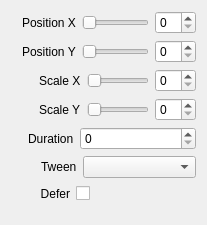
<?xml version="1.0" encoding="UTF-8"?>
<ui version="4.0">
 <class>InspectorGeometryWidget</class>
 <widget class="QWidget" name="InspectorGeometryWidget">
  <property name="geometry">
   <rect>
    <x>0</x>
    <y>0</y>
    <width>207</width>
    <height>224</height>
   </rect>
  </property>
  <property name="sizePolicy">
   <sizepolicy hsizetype="Expanding" vsizetype="Preferred">
    <horstretch>0</horstretch>
    <verstretch>0</verstretch>
   </sizepolicy>
  </property>
  <layout class="QVBoxLayout" name="verticalLayout">
   <item>
    <layout class="QHBoxLayout" name="horizontalLayoutPositionX">
     <item>
      <spacer name="horizontalSpacerPositionX">
       <property name="orientation">
        <enum>Qt::Horizontal</enum>
       </property>
       <property name="sizeType">
        <enum>QSizePolicy::Fixed</enum>
       </property>
       <property name="sizeHint" stdset="0">
        <size>
         <width>11</width>
         <height>20</height>
        </size>
       </property>
      </spacer>
     </item>
     <item>
      <widget class="QLabel" name="labelPositionX">
       <property name="text">
        <string>Position X</string>
       </property>
      </widget>
     </item>
     <item>
      <widget class="QSlider" name="sliderPositionX">
       <property name="orientation">
        <enum>Qt::Horizontal</enum>
       </property>
      </widget>
     </item>
     <item>
      <widget class="QSpinBox" name="spinBoxPositionX"/>
     </item>
    </layout>
   </item>
   <item>
    <layout class="QHBoxLayout" name="horizontalLayoutPositionY">
     <item>
      <spacer name="horizontalSpacerPositionY">
       <property name="orientation">
        <enum>Qt::Horizontal</enum>
       </property>
       <property name="sizeType">
        <enum>QSizePolicy::Fixed</enum>
       </property>
       <property name="sizeHint" stdset="0">
        <size>
         <width>11</width>
         <height>20</height>
        </size>
       </property>
      </spacer>
     </item>
     <item>
      <widget class="QLabel" name="labelPositionY">
       <property name="text">
        <string>Position Y</string>
       </property>
      </widget>
     </item>
     <item>
      <widget class="QSlider" name="sliderPositionY">
       <property name="orientation">
        <enum>Qt::Horizontal</enum>
       </property>
      </widget>
     </item>
     <item>
      <widget class="QSpinBox" name="spinBoxPositionY"/>
     </item>
    </layout>
   </item>
   <item>
    <layout class="QHBoxLayout" name="horizontalLayoutScaleX">
     <item>
      <spacer name="horizontalSpacerScaleX">
       <property name="orientation">
        <enum>Qt::Horizontal</enum>
       </property>
       <property name="sizeType">
        <enum>QSizePolicy::Fixed</enum>
       </property>
       <property name="sizeHint" stdset="0">
        <size>
         <width>28</width>
         <height>20</height>
        </size>
       </property>
      </spacer>
     </item>
     <item>
      <widget class="QLabel" name="labelScaleX">
       <property name="text">
        <string>Scale X</string>
       </property>
      </widget>
     </item>
     <item>
      <widget class="QSlider" name="sliderScaleX">
       <property name="orientation">
        <enum>Qt::Horizontal</enum>
       </property>
      </widget>
     </item>
     <item>
      <widget class="QSpinBox" name="spinBoxScaleX"/>
     </item>
    </layout>
   </item>
   <item>
    <layout class="QHBoxLayout" name="horizontalLayoutScaleY">
     <item>
      <spacer name="horizontalSpacerScaleY">
       <property name="orientation">
        <enum>Qt::Horizontal</enum>
       </property>
       <property name="sizeType">
        <enum>QSizePolicy::Fixed</enum>
       </property>
       <property name="sizeHint" stdset="0">
        <size>
         <width>28</width>
         <height>20</height>
        </size>
       </property>
      </spacer>
     </item>
     <item>
      <widget class="QLabel" name="labelScaleY">
       <property name="text">
        <string>Scale Y</string>
       </property>
      </widget>
     </item>
     <item>
      <widget class="QSlider" name="sliderScaleY">
       <property name="orientation">
        <enum>Qt::Horizontal</enum>
       </property>
      </widget>
     </item>
     <item>
      <widget class="QSpinBox" name="spinBoxScaleY"/>
     </item>
    </layout>
   </item>
   <item>
    <layout class="QHBoxLayout" name="horizontalLayoutDuration">
     <item>
      <spacer name="horizontalSpacerDuration">
       <property name="orientation">
        <enum>Qt::Horizontal</enum>
       </property>
       <property name="sizeType">
        <enum>QSizePolicy::Fixed</enum>
       </property>
       <property name="sizeHint" stdset="0">
        <size>
         <width>17</width>
         <height>20</height>
        </size>
       </property>
      </spacer>
     </item>
     <item>
      <widget class="QLabel" name="labelDuration">
       <property name="text">
        <string>Duration</string>
       </property>
      </widget>
     </item>
     <item>
      <widget class="QSpinBox" name="spinBoxDuration">
       <property name="sizePolicy">
        <sizepolicy hsizetype="Expanding" vsizetype="Fixed">
         <horstretch>0</horstretch>
         <verstretch>0</verstretch>
        </sizepolicy>
       </property>
       <property name="maximum">
        <number>999</number>
       </property>
      </widget>
     </item>
    </layout>
   </item>
   <item>
    <layout class="QHBoxLayout" name="horizontalLayoutTween">
     <item>
      <spacer name="horizontalSpacerTween">
       <property name="orientation">
        <enum>Qt::Horizontal</enum>
       </property>
       <property name="sizeType">
        <enum>QSizePolicy::Fixed</enum>
       </property>
       <property name="sizeHint" stdset="0">
        <size>
         <width>30</width>
         <height>20</height>
        </size>
       </property>
      </spacer>
     </item>
     <item>
      <widget class="QLabel" name="labelEasing">
       <property name="text">
        <string>Tween</string>
       </property>
      </widget>
     </item>
     <item>
      <widget class="QComboBox" name="comboBoxTween">
       <property name="sizePolicy">
        <sizepolicy hsizetype="Expanding" vsizetype="Fixed">
         <horstretch>0</horstretch>
         <verstretch>0</verstretch>
        </sizepolicy>
       </property>
      </widget>
     </item>
    </layout>
   </item>
   <item>
    <layout class="QHBoxLayout" name="horizontalLayoutDefer">
     <item>
      <spacer name="horizontalSpacerDefer1">
       <property name="orientation">
        <enum>Qt::Horizontal</enum>
       </property>
       <property name="sizeType">
        <enum>QSizePolicy::Fixed</enum>
       </property>
       <property name="sizeHint" stdset="0">
        <size>
         <width>29</width>
         <height>20</height>
        </size>
       </property>
      </spacer>
     </item>
     <item>
      <widget class="QLabel" name="labelDefer">
       <property name="text">
        <string>Defer</string>
       </property>
       <property name="alignment">
        <set>Qt::AlignRight|Qt::AlignTrailing|Qt::AlignVCenter</set>
       </property>
      </widget>
     </item>
     <item>
      <widget class="QCheckBox" name="checkBoxDefer">
       <property name="layoutDirection">
        <enum>Qt::RightToLeft</enum>
       </property>
       <property name="text">
        <string/>
       </property>
      </widget>
     </item>
     <item>
      <spacer name="horizontalSpacerDefer2">
       <property name="orientation">
        <enum>Qt::Horizontal</enum>
       </property>
       <property name="sizeHint" stdset="0">
        <size>
         <width>40</width>
         <height>20</height>
        </size>
       </property>
      </spacer>
     </item>
    </layout>
   </item>
   <item>
    <spacer name="verticalSpacerGeometry">
     <property name="orientation">
      <enum>Qt::Vertical</enum>
     </property>
     <property name="sizeType">
      <enum>QSizePolicy::Fixed</enum>
     </property>
     <property name="sizeHint" stdset="0">
      <size>
       <width>20</width>
       <height>10</height>
      </size>
     </property>
    </spacer>
   </item>
  </layout>
 </widget>
 <resources/>
 <connections>
  <connection>
   <sender>labelPositionX</sender>
   <signal>linkActivated(QString)</signal>
   <receiver>InspectorGeometryWidget</receiver>
   <slot>resetPositionX(QString)</slot>
   <hints>
    <hint type="sourcelabel">
     <x>65</x>
     <y>10</y>
    </hint>
    <hint type="destinationlabel">
     <x>0</x>
     <y>195</y>
    </hint>
   </hints>
  </connection>
  <connection>
   <sender>labelPositionY</sender>
   <signal>linkActivated(QString)</signal>
   <receiver>InspectorGeometryWidget</receiver>
   <slot>resetPositionY(QString)</slot>
   <hints>
    <hint type="sourcelabel">
     <x>65</x>
     <y>38</y>
    </hint>
    <hint type="destinationlabel">
     <x>0</x>
     <y>195</y>
    </hint>
   </hints>
  </connection>
  <connection>
   <sender>labelScaleX</sender>
   <signal>linkActivated(QString)</signal>
   <receiver>InspectorGeometryWidget</receiver>
   <slot>resetScaleX(QString)</slot>
   <hints>
    <hint type="sourcelabel">
     <x>77</x>
     <y>85</y>
    </hint>
    <hint type="destinationlabel">
     <x>2</x>
     <y>147</y>
    </hint>
   </hints>
  </connection>
  <connection>
   <sender>labelScaleY</sender>
   <signal>linkActivated(QString)</signal>
   <receiver>InspectorGeometryWidget</receiver>
   <slot>resetScaleY(QString)</slot>
   <hints>
    <hint type="sourcelabel">
     <x>77</x>
     <y>113</y>
    </hint>
    <hint type="destinationlabel">
     <x>0</x>
     <y>177</y>
    </hint>
   </hints>
  </connection>
  <connection>
   <sender>labelDuration</sender>
   <signal>linkActivated(QString)</signal>
   <receiver>InspectorGeometryWidget</receiver>
   <slot>resetDuration(QString)</slot>
   <hints>
    <hint type="sourcelabel">
     <x>44</x>
     <y>132</y>
    </hint>
    <hint type="destinationlabel">
     <x>0</x>
     <y>113</y>
    </hint>
   </hints>
  </connection>
  <connection>
   <sender>labelEasing</sender>
   <signal>linkActivated(QString)</signal>
   <receiver>InspectorGeometryWidget</receiver>
   <slot>resetTween(QString)</slot>
   <hints>
    <hint type="sourcelabel">
     <x>72</x>
     <y>159</y>
    </hint>
    <hint type="destinationlabel">
     <x>13</x>
     <y>171</y>
    </hint>
   </hints>
  </connection>
  <connection>
   <sender>spinBoxDuration</sender>
   <signal>valueChanged(int)</signal>
   <receiver>InspectorGeometryWidget</receiver>
   <slot>durationChanged(int)</slot>
   <hints>
    <hint type="sourcelabel">
     <x>151</x>
     <y>130</y>
    </hint>
    <hint type="destinationlabel">
     <x>206</x>
     <y>130</y>
    </hint>
   </hints>
  </connection>
  <connection>
   <sender>comboBoxTween</sender>
   <signal>currentIndexChanged(QString)</signal>
   <receiver>InspectorGeometryWidget</receiver>
   <slot>tweenChanged(QString)</slot>
   <hints>
    <hint type="sourcelabel">
     <x>182</x>
     <y>158</y>
    </hint>
    <hint type="destinationlabel">
     <x>206</x>
     <y>160</y>
    </hint>
   </hints>
  </connection>
  <connection>
   <sender>sliderPositionX</sender>
   <signal>valueChanged(int)</signal>
   <receiver>InspectorGeometryWidget</receiver>
   <slot>sliderPositionXChanged(int)</slot>
   <hints>
    <hint type="sourcelabel">
     <x>111</x>
     <y>16</y>
    </hint>
    <hint type="destinationlabel">
     <x>3</x>
     <y>15</y>
    </hint>
   </hints>
  </connection>
  <connection>
   <sender>spinBoxPositionX</sender>
   <signal>valueChanged(int)</signal>
   <receiver>InspectorGeometryWidget</receiver>
   <slot>spinBoxPositionXChanged(int)</slot>
   <hints>
    <hint type="sourcelabel">
     <x>189</x>
     <y>20</y>
    </hint>
    <hint type="destinationlabel">
     <x>206</x>
     <y>19</y>
    </hint>
   </hints>
  </connection>
  <connection>
   <sender>sliderPositionY</sender>
   <signal>valueChanged(int)</signal>
   <receiver>InspectorGeometryWidget</receiver>
   <slot>sliderPositionYChanged(int)</slot>
   <hints>
    <hint type="sourcelabel">
     <x>94</x>
     <y>51</y>
    </hint>
    <hint type="destinationlabel">
     <x>3</x>
     <y>51</y>
    </hint>
   </hints>
  </connection>
  <connection>
   <sender>spinBoxPositionY</sender>
   <signal>valueChanged(int)</signal>
   <receiver>InspectorGeometryWidget</receiver>
   <slot>spinBoxPositionYChanged(int)</slot>
   <hints>
    <hint type="sourcelabel">
     <x>183</x>
     <y>42</y>
    </hint>
    <hint type="destinationlabel">
     <x>206</x>
     <y>47</y>
    </hint>
   </hints>
  </connection>
  <connection>
   <sender>sliderScaleX</sender>
   <signal>valueChanged(int)</signal>
   <receiver>InspectorGeometryWidget</receiver>
   <slot>sliderScaleXChanged(int)</slot>
   <hints>
    <hint type="sourcelabel">
     <x>121</x>
     <y>69</y>
    </hint>
    <hint type="destinationlabel">
     <x>0</x>
     <y>79</y>
    </hint>
   </hints>
  </connection>
  <connection>
   <sender>spinBoxScaleX</sender>
   <signal>valueChanged(int)</signal>
   <receiver>InspectorGeometryWidget</receiver>
   <slot>spinBoxScaleXChanged(int)</slot>
   <hints>
    <hint type="sourcelabel">
     <x>180</x>
     <y>70</y>
    </hint>
    <hint type="destinationlabel">
     <x>206</x>
     <y>75</y>
    </hint>
   </hints>
  </connection>
  <connection>
   <sender>sliderScaleY</sender>
   <signal>valueChanged(int)</signal>
   <receiver>InspectorGeometryWidget</receiver>
   <slot>sliderScaleYChanged(int)</slot>
   <hints>
    <hint type="sourcelabel">
     <x>105</x>
     <y>97</y>
    </hint>
    <hint type="destinationlabel">
     <x>1</x>
     <y>104</y>
    </hint>
   </hints>
  </connection>
  <connection>
   <sender>spinBoxScaleY</sender>
   <signal>valueChanged(int)</signal>
   <receiver>InspectorGeometryWidget</receiver>
   <slot>spinBoxScaleYChanged(int)</slot>
   <hints>
    <hint type="sourcelabel">
     <x>189</x>
     <y>104</y>
    </hint>
    <hint type="destinationlabel">
     <x>206</x>
     <y>104</y>
    </hint>
   </hints>
  </connection>
  <connection>
   <sender>labelDefer</sender>
   <signal>linkActivated(QString)</signal>
   <receiver>InspectorGeometryWidget</receiver>
   <slot>resetDefer(QString)</slot>
   <hints>
    <hint type="sourcelabel">
     <x>54</x>
     <y>186</y>
    </hint>
    <hint type="destinationlabel">
     <x>21</x>
     <y>207</y>
    </hint>
   </hints>
  </connection>
  <connection>
   <sender>checkBoxDefer</sender>
   <signal>stateChanged(int)</signal>
   <receiver>InspectorGeometryWidget</receiver>
   <slot>deferChanged(int)</slot>
   <hints>
    <hint type="sourcelabel">
     <x>89</x>
     <y>185</y>
    </hint>
    <hint type="destinationlabel">
     <x>210</x>
     <y>198</y>
    </hint>
   </hints>
  </connection>
 </connections>
 <slots>
  <slot>scaleXChanged(int)</slot>
  <slot>scaleYChanged(int)</slot>
  <slot>sliderPositionXChanged(int)</slot>
  <slot>sliderPositionYChanged(int)</slot>
  <slot>resetPositionX(QString)</slot>
  <slot>resetPositionY(QString)</slot>
  <slot>resetScaleX(QString)</slot>
  <slot>resetScaleY(QString)</slot>
  <slot>resetDuration(QString)</slot>
  <slot>resetTween(QString)</slot>
  <slot>durationChanged(int)</slot>
  <slot>tweenChanged(QString)</slot>
  <slot>spinBoxPositionXChanged(int)</slot>
  <slot>spinBoxPositionYChanged(int)</slot>
  <slot>sliderScaleXChanged(int)</slot>
  <slot>sliderScaleYChanged(int)</slot>
  <slot>spinBoxScaleXChanged(int)</slot>
  <slot>spinBoxScaleYChanged(int)</slot>
  <slot>resetDefer(QString)</slot>
  <slot>deferChanged(int)</slot>
 </slots>
</ui>
